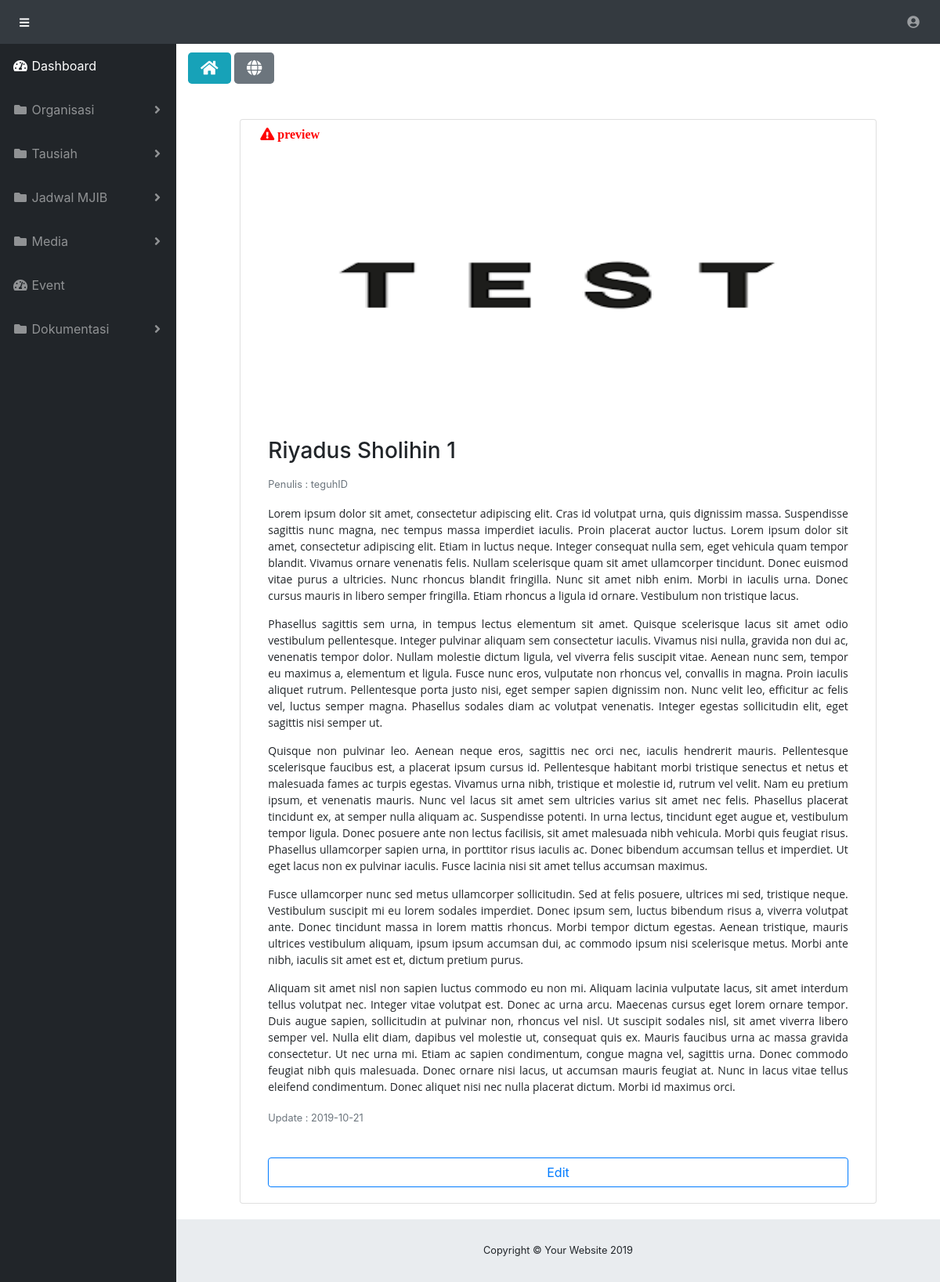
The app's page /index.php/Admin/DetailRiyadushSholihin/11 with its own data.
### tables this page shows
CREATE TABLE `riyadush_sholihin` (
  `id` int(10) NOT NULL,
  `username` varchar(255) DEFAULT NULL,
  `judul` varchar(255) DEFAULT NULL,
  `content` longtext,
  `image` varchar(255) DEFAULT NULL,
  `updated_at` varchar(255) DEFAULT NULL
);

### application/controllers/Admin.php (called while the page is built, shortened)
<?php
class Admin extends CI_Controller {
	public function __construct()
	{
        $this->load->model('LoginModel');
        $this->load->model('AdminModel');
        $this->load->library('session');
	}
    public function DetailRiyadushSholihin($id)
    {
        $data['RiyadushSholihin'] = $this->AdminModel->DetailTausiah($id, 'riyadush_sholihin')->result_array();
        $this->load->view('Admin/Tausiah/RiyadushSholihin/DetailData', $data);
    }
}

### index.php (called while the page is built, shortened)
<?php
require_once BASEPATH.'core/CodeIgniter.php';

### application/models/AdminModel.php (called while the page is built, shortened)
<?php
class AdminModel extends CI_Model {
    public function DetailTausiah($id, $tabel)
    {
        $this->db->where('id', $id);
        return $this->db->get($tabel);
    }
}

### application/views/Admin/Tausiah/RiyadushSholihin/DetailData.php (the view)
<?php $basedir = realpath(__DIR__); include($basedir . "..\..\..\Layout\Header.php");?>
<?php foreach ($RiyadushSholihin as $data): ?>
    <a href="<?php echo site_url('Admin/RiyadushSholihin')?>" class="btn-lg btn-info"><i class="fas fa-home"></i></a>
    <a href="<?php echo site_url('Admin/RiyadushSholihin')?>" class="btn-lg btn-secondary"><i class="fas fa-globe"></i></a>
    <div class="row justify-content-center" style="margin-bottom:20px; margin-top:50px">
        <div class="card col-10">
        <i class="fas fa-exclamation-triangle" style="margin:10px; color:red"><strong> preview</strong></i>
        <?php if ($data['image'] == '') {?>
            <div class="row justify-content-center">
                <img src="<?php echo base_url('assets/admin/img/noimage.jpg')?>" width="630" height="350"><br>
            </div>
        <?php } else {?>
                <div class="row justify-content-center">
                <img src="<?php echo base_url('assets/admin/img/RiyadushSholihin/' . $data['image'])?>" width="630" height="350"><br>
            </div>
        <?php } ?>
            <div class="card-body">
                <h3 class="card-title"><?php echo $data['judul'];?></h3>
                <p class="card-text"><small class="text-muted">Penulis : <?php echo $data['username'];?></small></p>
                <p class="card-text"><?php echo $data['content'];?></p>
                <p class="card-text"><small class="text-muted">Update : <?php echo $data['updated_at'];?></small></p>
            </div>
            <a class="btn btn-outline-primary" href="<?php echo site_url('Admin/RiyadushSholihinHalamanEditData/' . $data['id'])?>" style="margin:20px">Edit</a>
        </div>
    </div>
<?php endforeach; ?>
<?php $basedir = realpath(__DIR__); include($basedir . "..\..\..\Layout\Footer.php");?>

### records on screen
riyadush_sholihin: image (picture), judul "Riyadus Sholihin 1", username "teguhID", content "Lorem ipsum dolor sit amet, consectetur adipiscing elit. Cras id volutpat urna, quis dignissim massa. Suspendisse sagittis nunc magna, nec tempus massa imperdiet iaculis. Proin placerat auctor luctus. Lorem ipsum dolor sit amet, consectetur adipiscing elit. Etiam in luctus neque. Integer consequat nulla sem, eget vehicula quam tempor blandit. Vivamus ornare venenatis felis. Nullam scelerisque quam sit amet ullamcorper tincidunt. Donec euismod vitae purus a ultricies. Nunc rhoncus blandit fringilla. Nunc sit amet nibh enim. Morbi in iaculis urna. Donec cursus mauris in libero semper fringilla. Etiam rhoncus a ligula id ornare. Vestibulum non tristique lacus. Phasellus sagittis sem urna, in…", updated_at "2019-10-21"
